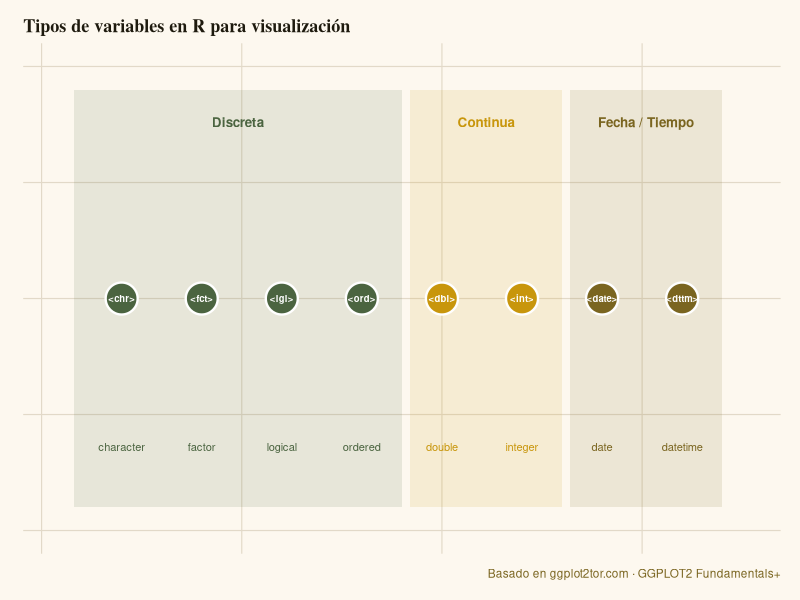
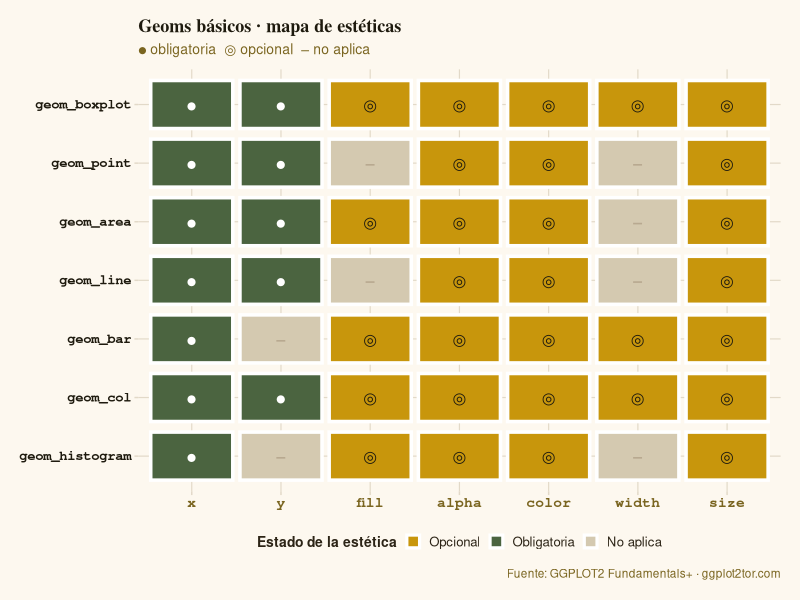
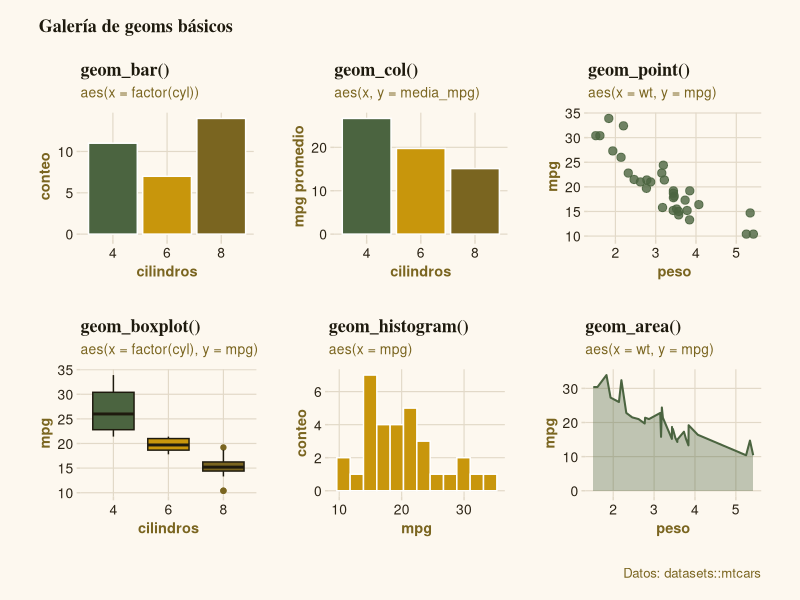
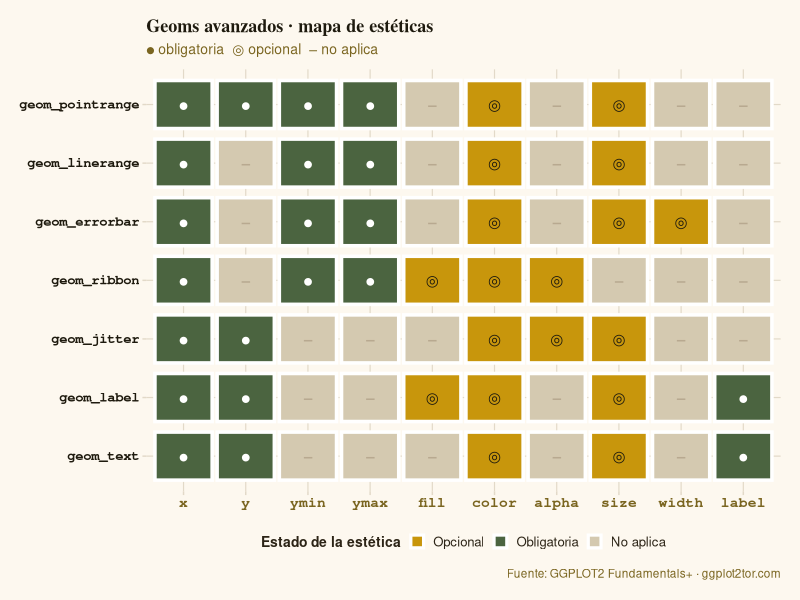
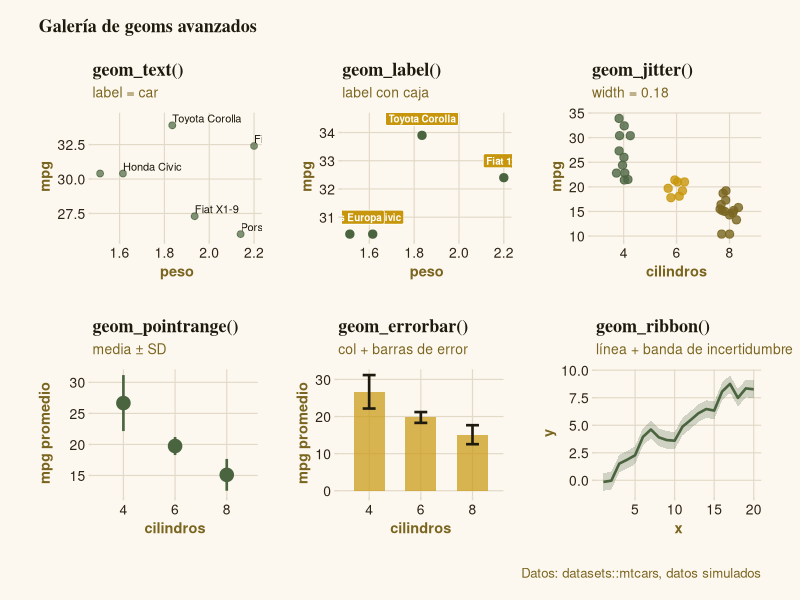

Source code (R) for these figures, in order:
## ---- chunk 1
#| include: false

library(tidyverse)
library(patchwork)
library(glue)

# ── Paleta de color coherente ────────────────────────────────────────────────
PAL_MUST   <- "#4B6440"   # Army Green   → estética obligatoria
PAL_CAN    <- "#C8960C"   # M. Sunburst  → estética opcional
PAL_NO     <- "#D4C9B0"   # Fawn claro   → no aplica
PAL_BG     <- "#FDF8EF"   # Crema cálida → fondo de gráficos
PAL_ACCENT <- "#C8960C"
PAL_DARK   <- "#1E1A0E"
PAL_MID    <- "#7A6520"
PAL_GRID   <- "#E2D9C8"
PAL_TEXT   <- "#2C2416"

# ── Tema base para todos los gráficos ───────────────────────────────────────
theme_guide <- function(base_size = 11) {
  theme_minimal(base_size = base_size) +
    theme(
      # Fondo
      plot.background    = element_rect(fill = PAL_BG,  color = NA),
      panel.background   = element_rect(fill = PAL_BG,  color = NA),
      # Cuadrícula
      panel.grid.major   = element_line(color = PAL_GRID, linewidth = 0.4),
      panel.grid.minor   = element_blank(),
      # Títulos
      plot.title         = element_text(
        family = "serif", face = "bold",
        size   = base_size + 2, color = PAL_DARK,
        margin = margin(b = 5)
      ),
      plot.subtitle      = element_text(
        size   = base_size - 1, color = PAL_MID,
        margin = margin(b = 8)
      ),
      plot.caption       = element_text(
        size = base_size - 2.5, color = PAL_MID, hjust = 1,
        margin = margin(t = 8)
      ),
      # Ejes
      axis.title         = element_text(size = base_size - 0.5,
                                         color = PAL_MID, face = "bold"),
      axis.text          = element_text(size = base_size - 1, color = PAL_TEXT),
      axis.ticks         = element_line(color = PAL_GRID),
      # Leyenda
      legend.position    = "bottom",
      legend.title       = element_text(size = base_size - 1, face = "bold",
                                         color = PAL_TEXT),
      legend.text        = element_text(size = base_size - 1.5, color = PAL_TEXT),
      legend.key         = element_rect(fill = PAL_BG, color = NA),
      legend.background  = element_rect(fill = PAL_BG, color = NA),
      # Strips (facetas)
      strip.background   = element_rect(fill = "#EDE5D0", color = NA),
      strip.text         = element_text(face = "bold", size = base_size - 1,
                                         color = PAL_DARK),
      # Márgenes del plot completo
      plot.margin        = margin(14, 14, 14, 14)
    )
}

theme_set(theme_guide())
## ---- chunk 2
example_df <- tibble(
  pais       = c("Peru", "Germany", "United States"),
  grupo_ing  = factor(c("middle_income", "high_income", "high_income")),
  aprobado   = c(TRUE, FALSE, TRUE),
  nivel      = ordered(c("first", "second", "third"),
                       levels = c("first", "second", "third")),
  puntaje    = c(11.71, 14.20, 9.85),
  n          = c(8L, 7L, 10L),
  fecha      = as.Date(c("1972-03-12", "1982-04-18", "1999-10-22")),
  fecha_hora = as.POSIXct(
    c("2012-02-09 00:00:00", "2014-07-18 13:30:00", "2016-11-02 08:15:00"),
    tz = "UTC"
  )
)

glimpse(example_df)
## ---- chunk 3
#| label: tbl-tipos
#| tbl-cap: "Tipos de variables útiles para visualización en ggplot2"

tibble(
  `Tipo R`    = c("<chr>", "<fct>", "<lgl>", "<ord>",
                  "<dbl>", "<int>", "<date>", "<dttm>"),
  Clase       = c("character", "factor", "logical", "ordered",
                  "double", "integer", "date", "datetime"),
  Categoría   = c("Discreta", "Discreta", "Discreta", "Discreta",
                  "Continua", "Continua", "Fecha / Tiempo", "Fecha / Tiempo"),
  `Ejemplo`   = c('"Germany"', "high_income", "TRUE", "first",
                  "11.71", "8L", "1972-03-12", "2012-02-09 00:00:00"),
  `Convertir` = c("as.character()", "as.factor()", "as.logical()",
                  "as.ordered()", "as.double()", "as.integer()",
                  "as.Date()", "as.POSIXct()")
) |>
  knitr::kable(align = c("l","l","l","l","l"))
## ---- chunk 4
#| label: fig-tipos
#| fig-cap: "Clasificación de tipos de variables por categoría estadística"
#| fig-height: 3.8
#| fig-width: 8

tipos_df <- tibble(
  tipo_r   = c("<chr>", "<fct>", "<lgl>", "<ord>",
               "<dbl>", "<int>",
               "<date>", "<dttm>"),
  clase    = c("character", "factor", "logical", "ordered",
               "double", "integer",
               "date", "datetime"),
  cat      = factor(
    c("Discreta", "Discreta", "Discreta", "Discreta",
      "Continua", "Continua",
      "Fecha / Tiempo", "Fecha / Tiempo"),
    levels = c("Discreta", "Continua", "Fecha / Tiempo")
  ),
  cat_ord  = as.integer(
    factor(c("Discreta","Discreta","Discreta","Discreta",
             "Continua","Continua",
             "Fecha / Tiempo","Fecha / Tiempo"),
           levels = c("Discreta","Continua","Fecha / Tiempo"))
  ),
  # Posición x dentro de cada categoría
  x_inner  = c(1, 2, 3, 4,  1, 2,  1, 2)
)

cat_colors <- c(
  "Discreta"       = "#4B6440",
  "Continua"       = "#C8960C",
  "Fecha / Tiempo" = "#7A6520"
)

# Rectángulos de categoría
cat_rects <- tibble(
  cat     = factor(c("Discreta","Continua","Fecha / Tiempo"),
                   levels = c("Discreta","Continua","Fecha / Tiempo")),
  xmin    = c(0.4, 4.6, 6.6),
  xmax    = c(4.5, 6.5, 8.5),
  ymin    = 0.55, ymax = 1.45
)

# Posición global x por tipo
tipos_df <- tipos_df |>
  mutate(x_global = case_when(
    cat == "Discreta"       ~ x_inner,
    cat == "Continua"       ~ 4 + x_inner,
    cat == "Fecha / Tiempo" ~ 6 + x_inner
  ))

ggplot() +
  # Banda de fondo por categoría
  geom_rect(
    data = cat_rects,
    aes(xmin = xmin, xmax = xmax, ymin = ymin, ymax = ymax, fill = cat),
    alpha = 0.12, inherit.aes = FALSE
  ) +
  # Etiqueta de categoría
  geom_text(
    data = cat_rects |> mutate(xmid = (xmin + xmax) / 2),
    aes(x = xmid, y = 1.38, label = cat, color = cat),
    fontface = "bold", size = 3.4, inherit.aes = FALSE
  ) +
  # Puntos (tipo)
  geom_point(
    data = tipos_df,
    aes(x = x_global, y = 1, fill = cat),
    shape = 21, size = 10, color = "white", stroke = 1.2
  ) +
  # Etiqueta shortcut dentro del punto
  geom_text(
    data = tipos_df,
    aes(x = x_global, y = 1, label = tipo_r),
    size = 2.4, color = "white", fontface = "bold"
  ) +
  # Clase debajo
  geom_text(
    data = tipos_df,
    aes(x = x_global, y = 0.68, label = clase, color = cat),
    size = 2.8
  ) +
  scale_fill_manual(values  = cat_colors, guide = "none") +
  scale_color_manual(values = cat_colors, guide = "none") +
  scale_y_continuous(limits = c(0.5, 1.5)) +
  scale_x_continuous(limits = c(0.2, 8.8)) +
  labs(
    title   = "Tipos de variables en R para visualización",
    caption = "Basado en ggplot2tor.com · GGPLOT2 Fundamentals+"
  ) +
  theme_guide() +
  theme(
    axis.text   = element_blank(),
    axis.title  = element_blank(),
    axis.ticks  = element_blank(),
    panel.grid  = element_blank()
  )
## ---- chunk 5
#| label: fig-basic-matrix
#| fig-cap: "Estéticas disponibles para los geoms básicos de ggplot2"
#| fig-height: 5.2
#| fig-width: 9

basic_geoms <- tribble(
  ~geom,              ~x,      ~y,      ~fill,   ~alpha,  ~color,  ~width,  ~size,
  "geom_histogram", "must", "no",   "can",   "can",   "can",   "no",    "can",
  "geom_col",       "must", "must", "can",   "can",   "can",   "can",   "can",
  "geom_bar",       "must", "no",   "can",   "can",   "can",   "can",   "can",
  "geom_line",      "must", "must", "no",    "can",   "can",   "no",    "can",
  "geom_area",      "must", "must", "can",   "can",   "can",   "no",    "can",
  "geom_point",     "must", "must", "no",    "can",   "can",   "no",    "can",
  "geom_boxplot",   "must", "must", "can",   "can",   "can",   "can",   "can"
)

# Etiquetas para mostrar dentro del tile
icon_map <- c(must = "●", can = "◎", no = "–")

basic_long <- basic_geoms |>
  pivot_longer(-geom, names_to = "aes", values_to = "status") |>
  mutate(
    icono   = icon_map[status],
    aes     = factor(aes, levels = c("x","y","fill","alpha","color","width","size")),
    geom_f  = fct_rev(factor(geom, levels = rev(basic_geoms$geom)))
  )

# Colores de texto (contraste)
txt_colors <- c(must = "white", can = PAL_DARK, no = "#B8A990")

ggplot(basic_long, aes(x = aes, y = geom_f)) +
  geom_tile(
    aes(fill = status),
    color = "white", linewidth = 1.2,
    width = 0.92, height = 0.82
  ) +
  geom_text(
    aes(label = icono, color = status),
    size = 4, fontface = "bold"
  ) +
  scale_fill_manual(
    values = c(must = PAL_MUST, can = PAL_CAN, no = PAL_NO),
    labels = c(must = "Obligatoria", can = "Opcional", no = "No aplica"),
    name   = "Estado de la estética"
  ) +
  scale_color_manual(
    values = txt_colors,
    guide  = "none"
  ) +
  scale_x_discrete(
    labels = c("x", "y", "fill", "alpha", "color", "width", "size")
  ) +
  labs(
    title   = "Geoms básicos · mapa de estéticas",
    subtitle = "● obligatoria  ◎ opcional  – no aplica",
    x = NULL, y = NULL,
    caption = "Fuente: GGPLOT2 Fundamentals+ · ggplot2tor.com"
  ) +
  theme_guide(base_size = 11) +
  theme(
    axis.text.x      = element_text(face = "bold", size = 10.5,
                                     color = PAL_MID, family = "mono"),
    axis.text.y      = element_text(face = "bold", size = 10,
                                     color = PAL_DARK, family = "mono"),
    panel.grid       = element_blank(),
    legend.position  = "bottom",
    legend.key.size  = unit(0.85, "lines")
  )
## ---- chunk 6
#| label: fig-basic-examples
#| fig-cap: "Ejemplos reales de los geoms básicos más utilizados"
#| fig-height: 8
#| fig-width: 9

p1 <- ggplot(mtcars, aes(x = factor(cyl), fill = factor(cyl))) +
  geom_bar(color = "white", linewidth = 0.5) +
  scale_fill_manual(values = c("#4B6440","#C8960C","#7A6520"), guide = "none") +
  labs(title = "geom_bar()", subtitle = "aes(x = factor(cyl))",
       x = "cilindros", y = "conteo")

p2 <- ggplot(
  mtcars |> group_by(cyl) |> summarise(mean_mpg = mean(mpg)),
  aes(x = factor(cyl), y = mean_mpg, fill = factor(cyl))
) +
  geom_col(color = "white", linewidth = 0.5) +
  scale_fill_manual(values = c("#4B6440","#C8960C","#7A6520"), guide = "none") +
  labs(title = "geom_col()", subtitle = "aes(x, y = media_mpg)",
       x = "cilindros", y = "mpg promedio")

p3 <- ggplot(mtcars, aes(x = wt, y = mpg)) +
  geom_point(color = PAL_MUST, size = 2.5, alpha = 0.8) +
  labs(title = "geom_point()", subtitle = "aes(x = wt, y = mpg)",
       x = "peso", y = "mpg")

p4 <- ggplot(mtcars, aes(x = factor(cyl), y = mpg, fill = factor(cyl))) +
  geom_boxplot(color = PAL_DARK, linewidth = 0.5, outlier.color = PAL_MID) +
  scale_fill_manual(values = c("#4B6440","#C8960C","#7A6520"), guide = "none") +
  labs(title = "geom_boxplot()", subtitle = "aes(x = factor(cyl), y = mpg)",
       x = "cilindros", y = "mpg")

p5 <- ggplot(mtcars, aes(x = mpg)) +
  geom_histogram(bins = 12, fill = PAL_CAN, color = "white", linewidth = 0.5) +
  labs(title = "geom_histogram()", subtitle = "aes(x = mpg)",
       x = "mpg", y = "conteo")

p6 <- ggplot(
  mtcars |> arrange(wt),
  aes(x = wt, y = mpg)
) +
  geom_area(fill = PAL_MUST, alpha = 0.35, color = PAL_MUST, linewidth = 0.7) +
  labs(title = "geom_area()", subtitle = "aes(x = wt, y = mpg)",
       x = "peso", y = "mpg")

(p1 | p2 | p3) /
(p4 | p5 | p6) +
  plot_annotation(
    title   = "Galería de geoms básicos",
    caption = "Datos: datasets::mtcars",
    theme   = theme_guide(base_size = 12) +
              theme(plot.title = element_text(face = "bold", size = 13))
  )
## ---- chunk 7
#| label: fig-adv-matrix
#| fig-cap: "Estéticas disponibles para los geoms avanzados de ggplot2"
#| fig-height: 5.8
#| fig-width: 10

advanced_geoms <- tribble(
  ~geom,               ~x,      ~y,      ~ymin,   ~ymax,   ~fill,   ~color,  ~alpha,  ~size,   ~width,  ~label,
  "geom_text",       "must", "must", "no",    "no",    "no",    "can",   "no",    "can",   "no",    "must",
  "geom_label",      "must", "must", "no",    "no",    "can",   "can",   "no",    "can",   "no",    "must",
  "geom_jitter",     "must", "must", "no",    "no",    "no",    "can",   "can",   "can",   "no",    "no",
  "geom_ribbon",     "must", "no",   "must",  "must",  "can",   "can",   "can",   "no",    "no",    "no",
  "geom_errorbar",   "must", "no",   "must",  "must",  "no",    "can",   "no",    "can",   "can",   "no",
  "geom_linerange",  "must", "no",   "must",  "must",  "no",    "can",   "no",    "can",   "no",    "no",
  "geom_pointrange", "must", "must", "must",  "must",  "no",    "can",   "no",    "can",   "no",    "no"
)

adv_long <- advanced_geoms |>
  pivot_longer(-geom, names_to = "aes", values_to = "status") |>
  mutate(
    icono  = icon_map[status],
    aes    = factor(aes, levels = c("x","y","ymin","ymax",
                                    "fill","color","alpha","size","width","label")),
    geom_f = fct_rev(factor(geom, levels = rev(advanced_geoms$geom)))
  )

ggplot(adv_long, aes(x = aes, y = geom_f)) +
  geom_tile(
    aes(fill = status),
    color = "white", linewidth = 1.2,
    width = 0.92, height = 0.82
  ) +
  geom_text(
    aes(label = icono, color = status),
    size = 3.8, fontface = "bold"
  ) +
  scale_fill_manual(
    values = c(must = PAL_MUST, can = PAL_CAN, no = PAL_NO),
    labels = c(must = "Obligatoria", can = "Opcional", no = "No aplica"),
    name   = "Estado de la estética"
  ) +
  scale_color_manual(values = txt_colors, guide = "none") +
  labs(
    title    = "Geoms avanzados · mapa de estéticas",
    subtitle = "● obligatoria  ◎ opcional  – no aplica",
    x = NULL, y = NULL,
    caption  = "Fuente: GGPLOT2 Fundamentals+ · ggplot2tor.com"
  ) +
  theme_guide(base_size = 11) +
  theme(
    axis.text.x     = element_text(face = "bold", size = 10.5,
                                    color = PAL_MID, family = "mono"),
    axis.text.y     = element_text(face = "bold", size = 10,
                                    color = PAL_DARK, family = "mono"),
    panel.grid      = element_blank(),
    legend.position = "bottom",
    legend.key.size = unit(0.85, "lines")
  )
## ---- chunk 8
#| label: fig-adv-examples
#| fig-cap: "Ejemplos de los geoms avanzados más comunes"
#| fig-height: 8
#| fig-width: 9

set.seed(123)

# geom_text
labels_df <- mtcars |>
  rownames_to_column("car") |>
  slice_max(mpg, n = 6)

pa <- ggplot(labels_df, aes(x = wt, y = mpg, label = car)) +
  geom_point(color = PAL_MUST, size = 2, alpha = 0.7) +
  geom_text(size = 2.8, color = PAL_DARK, nudge_y = 0.5,
            hjust = 0, check_overlap = TRUE) +
  labs(title = "geom_text()", subtitle = "label = car",
       x = "peso", y = "mpg")

# geom_label
pb <- ggplot(labels_df |> slice_max(mpg, n = 4),
             aes(x = wt, y = mpg, label = car)) +
  geom_point(color = PAL_MUST, size = 2.5) +
  geom_label(fill = PAL_CAN, color = "white", size = 2.5,
             fontface = "bold", nudge_y = 0.6) +
  labs(title = "geom_label()", subtitle = "label con caja",
       x = "peso", y = "mpg")

# geom_jitter
pc <- ggplot(mtcars, aes(x = factor(cyl), y = mpg,
                          color = factor(cyl))) +
  geom_jitter(width = 0.18, height = 0, size = 2.5, alpha = 0.8) +
  scale_color_manual(values = c("#4B6440","#C8960C","#7A6520"),
                     guide = "none") +
  labs(title = "geom_jitter()", subtitle = "width = 0.18",
       x = "cilindros", y = "mpg")

# geom_pointrange
summary_df <- mtcars |>
  group_by(cyl) |>
  summarise(
    media = mean(mpg),
    ymin  = media - sd(mpg),
    ymax  = media + sd(mpg),
    .groups = "drop"
  )

pd <- ggplot(summary_df, aes(x = factor(cyl), y = media,
                               ymin = ymin, ymax = ymax)) +
  geom_pointrange(color = PAL_MUST, linewidth = 0.9, size = 0.9) +
  labs(title = "geom_pointrange()", subtitle = "media ± SD",
       x = "cilindros", y = "mpg promedio")

# geom_errorbar
pe <- ggplot(summary_df, aes(x = factor(cyl), y = media,
                               ymin = ymin, ymax = ymax)) +
  geom_col(fill = PAL_CAN, alpha = 0.7, width = 0.6) +
  geom_errorbar(color = PAL_DARK, width = 0.25, linewidth = 0.9) +
  labs(title = "geom_errorbar()", subtitle = "col + barras de error",
       x = "cilindros", y = "mpg promedio")

# geom_ribbon
series_df <- tibble(
  x = 1:20,
  y = cumsum(rnorm(20, 0.3, 0.8))
) |>
  mutate(
    ymin = y - 0.8,
    ymax = y + 0.8
  )

pf <- ggplot(series_df, aes(x = x)) +
  geom_ribbon(aes(ymin = ymin, ymax = ymax),
              fill = PAL_MUST, alpha = 0.25) +
  geom_line(aes(y = y), color = PAL_MUST, linewidth = 0.9) +
  labs(title = "geom_ribbon()", subtitle = "línea + banda de incertidumbre",
       x = "x", y = "y")

(pa | pb | pc) /
(pd | pe | pf) +
  plot_annotation(
    title   = "Galería de geoms avanzados",
    caption = "Datos: datasets::mtcars, datos simulados",
    theme   = theme_guide(base_size = 12) +
              theme(plot.title = element_text(face = "bold", size = 13))
  )
## ---- chunk 9
#| label: tbl-ref
#| tbl-cap: "Guía rápida: tipos de variable recomendados por estética y geom"

tibble(
  Geom        = c("geom_bar / geom_col", "geom_histogram",
                  "geom_boxplot", "geom_point",
                  "geom_line / geom_area", "geom_text / geom_label",
                  "geom_ribbon", "geom_pointrange / geom_errorbar"),
  `x (mín.)`  = c("discreta", "continua", "discreta", "continua",
                  "continua / fecha", "continua", "continua / fecha",
                  "discreta / continua"),
  `y`         = c("– (count)", "– (count)", "continua", "continua",
                  "continua", "continua", "–",  "continua (media)"),
  `fill/color`= c("discreta", "continua", "discreta", "discreta/continua",
                  "discreta", "discreta", "discreta", "discreta"),
  `Nota`      = c("fill → discreta para comparar grupos",
                  "bins = número de barras",
                  "x discreta, y continua típicamente",
                  "color/size → continua para gradiente",
                  "fecha en x → time series",
                  "label → character",
                  "ymin & ymax obligatorios",
                  "ymin & ymax = límites del IC")
) |>
  knitr::kable(align = c("l","l","l","l","l"))
## ---- chunk 10
sessionInfo()
